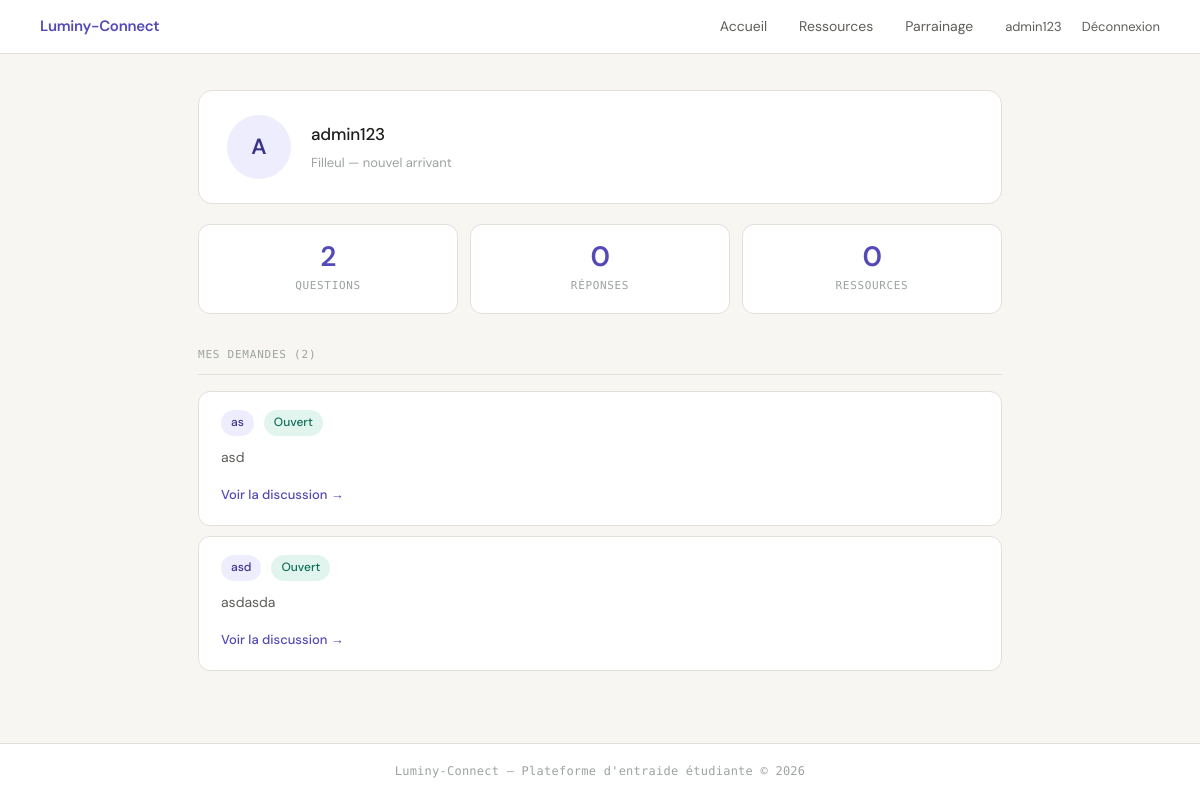
The page /profil (signed in) on the database as committed earlier.
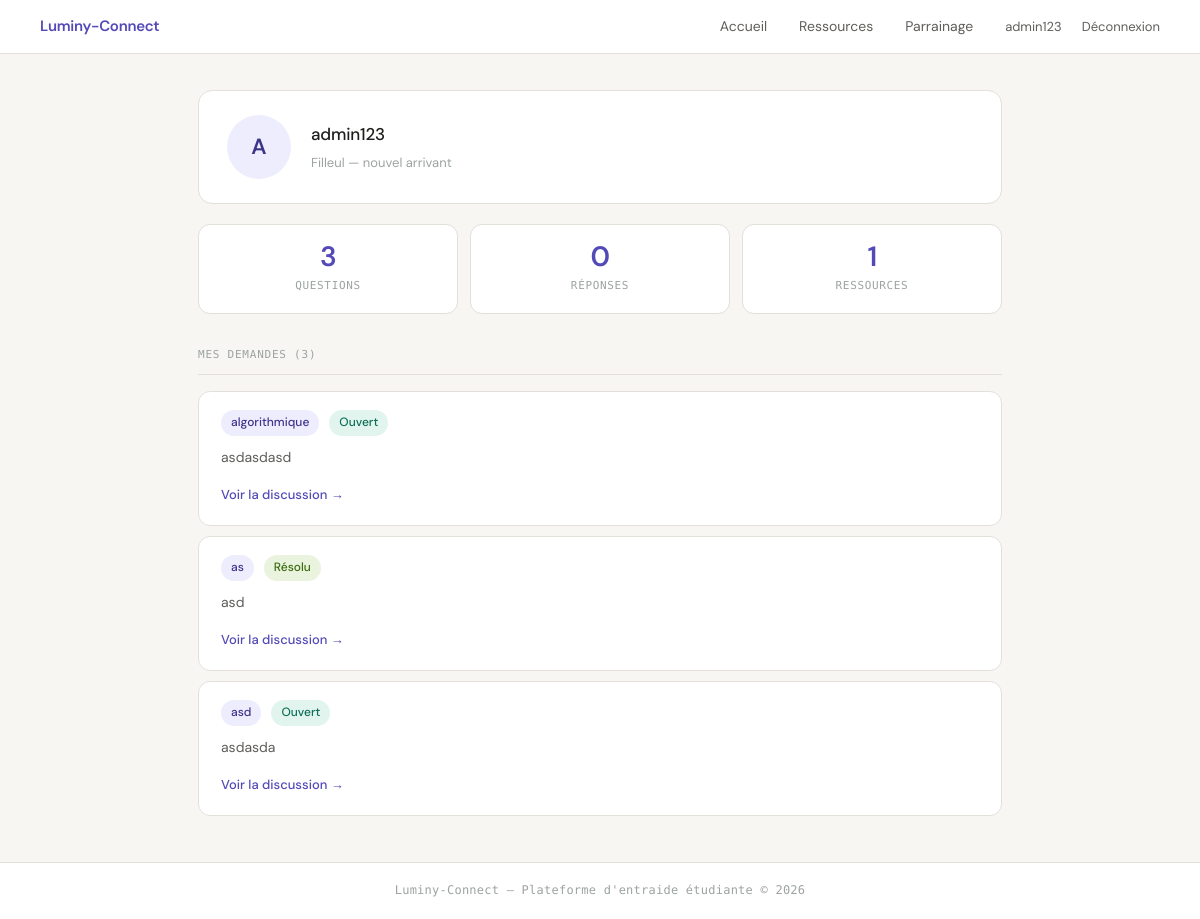
The same page on the database as committed later.
### tables this page shows
CREATE TABLE demande_aide (
            id INTEGER PRIMARY KEY AUTOINCREMENT,
            auteur_id INTEGER NOT NULL,
            matiere TEXT NOT NULL,
            description TEXT NOT NULL,
            statut TEXT DEFAULT 'ouverte',
            FOREIGN KEY (auteur_id) REFERENCES utilisateur(id)
        );

### app.py (the view)
@app.route('/profil')
@login_required
def profil():
    user     = get_utilisateur(session['user_id'])
    stats    = get_stats_utilisateur(session['user_id'])
    demandes = obtenir_demandes_de(session['user_id'])
    return render_template('profil.html', user=user, stats=stats, demandes=demandes)

### data_model.py (called while the page is built)
def login_required(f):
    @wraps(f)
    def decorated_function(*args, **kwargs):
        if "user_id" not in session:
            return redirect(url_for('connexion'))
        return f(*args, **kwargs)
    return decorated_function

def db_fetch(query, args=(), fetch_all=False, db_name=DBFILENAME):
    with sqlite3.connect(db_name) as conn:
        conn.row_factory = sqlite3.Row
        cur = conn.execute(query, args)
        if fetch_all:
            res = cur.fetchall()
            return [dict(e) for e in res] if res else []
        else:
            res = cur.fetchone()
            return dict(res) if res else None

def get_utilisateur(user_id):
    query = "SELECT id, nom_utilisateur, est_parrain FROM utilisateur WHERE id = ?"
    return db_fetch(query, (user_id,))

def obtenir_demandes_de(user_id):
    query = """
        SELECT id, matiere, description, statut
        FROM demande_aide
        WHERE auteur_id = ?
        ORDER BY id DESC
    """
    return db_fetch(query, (user_id,), fetch_all=True)

### templates/profil.html
{% include 'en_tete.html' %}
<main>
  <div class="carte-profil">
    <div class="avatar lg">{{ user.nom_utilisateur[0]|upper }}</div>
    <div class="profil-info">
      <h2>{{ user.nom_utilisateur }}</h2>
      <p class="role">
        {% if user.est_parrain %}Parrain — étudiant expérimenté{% else %}Filleul — nouvel arrivant{% endif %}
      </p>
    </div>
  </div>
  <div class="stats-row">
    <div class="stat-box">
      <div class="val">{{ stats.demandes }}</div>
      <div class="label">Questions</div>
    </div>
    <div class="stat-box">
      <div class="val">{{ stats.reponses }}</div>
      <div class="label">Réponses</div>
    </div>
    <div class="stat-box">
      <div class="val">{{ stats.ressources }}</div>
      <div class="label">Ressources</div>
    </div>
  </div>
  <div class="divider">Mes demandes ({{ demandes|length }})</div>
  {% for d in demandes %}
  <div class="carte-demande">
    <div class="carte-entete">
      <span class="matiere">{{ d.matiere }}</span>
      {% if d.statut == 'ouverte' %}
        <span class="statut-ouverte">Ouvert</span>
      {% else %}
        <span class="statut-close">Résolu</span>
      {% endif %}
    </div>
    <p>{{ d.description }}</p>
    <a href="/demande/{{ d.id }}">Voir la discussion →</a>
  </div>
  {% else %}
  <p class="vide">Vous n'avez posé aucune question pour l'instant.</p>
  {% endfor %}
</main>
{% include 'pied_de_page.html' %}

Rows that differ between the two databases and show on the page:
added demande_aide: matiere "algorithmique", statut "Ouvert", description "asdasdasd"
changed demande_aide "as": statut "Ouvert" → "Résolu"
Other text that changed with them:
{{ stats.demandes }}: "2" → "3"
{{ stats.ressources }}: "0" → "1"
{{ demandes|length }}: "2" → "3"
